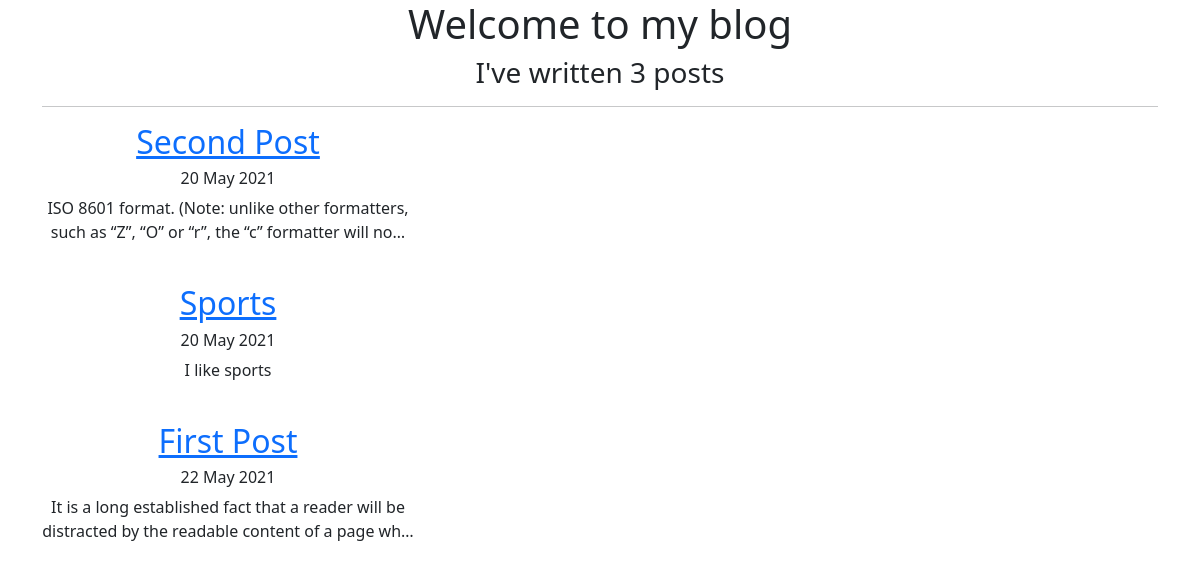
Before: / with the older database file.
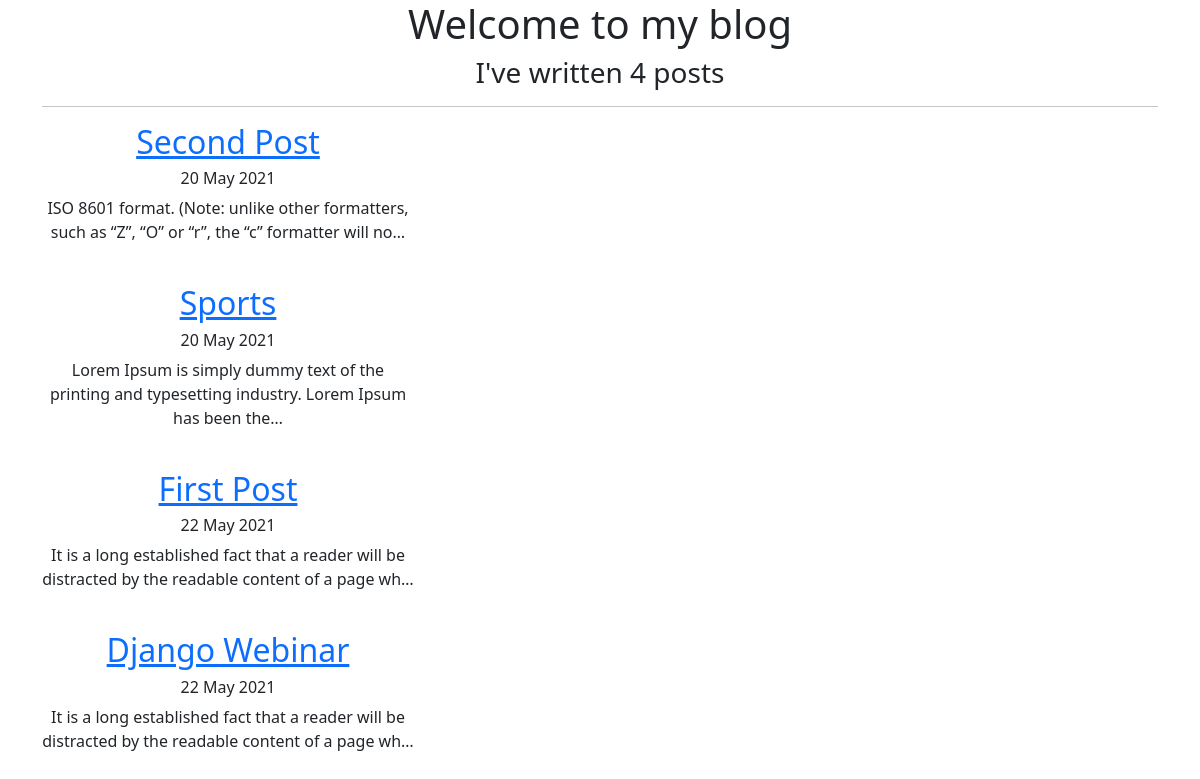
After: the same page with the newer database file.
### blog/models.py (models this page shows, shortened)
class Post(models.Model):
    title = models.CharField(max_length=200)
    text = models.TextField()
    createDate = models.DateField(auto_now_add=True)
    image = models.ImageField(upload_to='images/', blank=True)

### blog/views.py (the view)
# urls.py: path('', views.home, name='home'),
def home(request):
    posts = Post.objects.all()
    return render(request, 'home.html',{'posts': posts})

### blog/templates/home.html (shortened to what this page needs)
{% extends 'base.html' %}
{% block content %}
<div class="container text-center">
    <h1>Welcome to my blog</h1>
    <h3>I've written {{posts.count}} post{{posts.count|pluralize}}</h3>
    <hr>
        {% for post in posts %}
        <div class="col-4">
            <a href="{% url 'detail' post.id %}">
                <h2>{{post.title}}</h2>
            </a>
            <h6>{{post.createDate|date:"j F Y"}}</h6>
            <p>{{post.text|truncatechars:100}}</p>
            <br>
        </div>
        {% endfor %}
    </div>
{% endblock content %}

### blog/templates/base.html (shortened to what this page needs)
<!doctype html>
<html lang="en">
  <head>
    <link href="https://cdn.jsdelivr.net/npm/bootstrap@5.0.1/dist/css/bootstrap.min.css" rel="stylesheet">
  </head>
  <body>
    {% block content %}{% endblock content %}
  </body>
</html>

Changed rows visible on the page:
changed Post "Sports": text "I like sports" → "Lorem Ipsum is simply dummy text of the printing and typesetting industry. Lorem Ipsum has been the…"
added Post: title "Django Webinar", createDate "22 May 2021", text "It is a long established fact that a reader will be distracted by the readable content of a page wh…"
Other visible differences:
{{ posts.count }}: "3" → "4"
